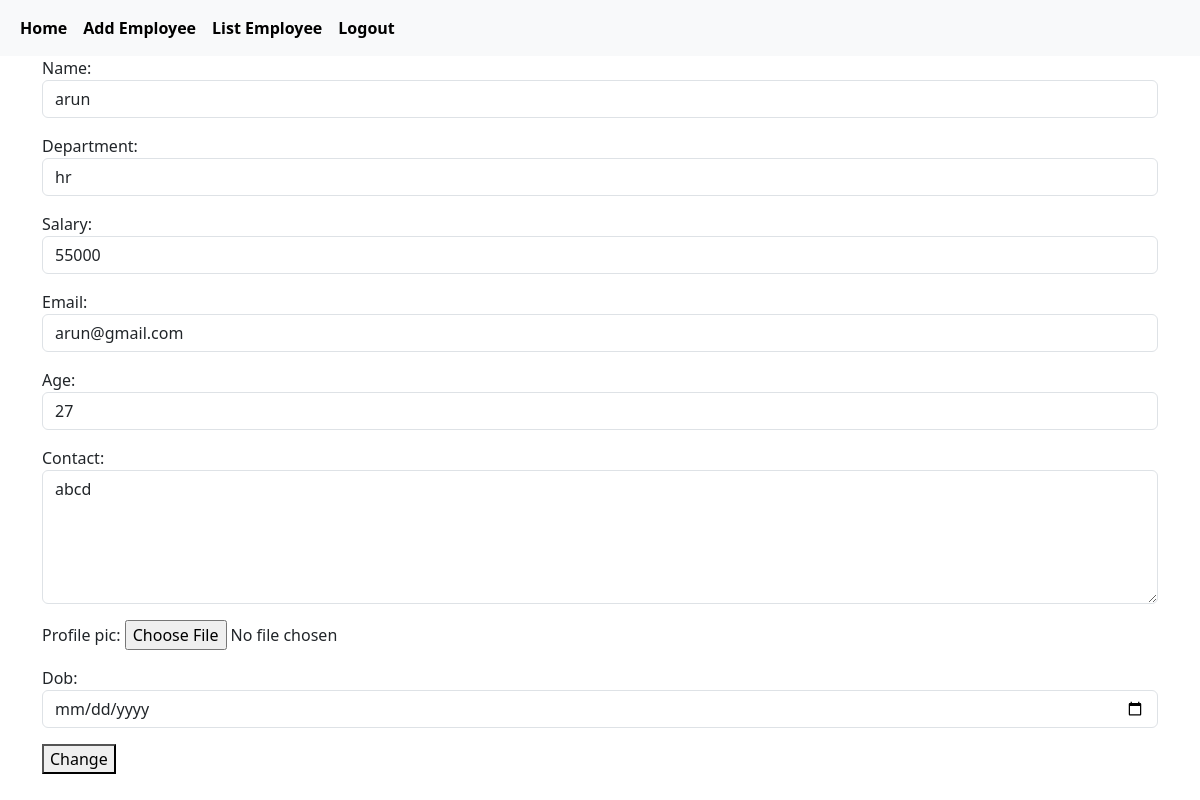
Screenshot of /employees/1/change (signed in) with the database file from the repository.
### crm/models.py (models this page shows, shortened)
class Employees(models.Model):
    name=models.CharField(max_length=200)
    department=models.CharField(max_length=200)
    salary=models.PositiveBigIntegerField()
    email=models.EmailField(unique=True)
    age=models.PositiveBigIntegerField()
    contact=models.CharField(max_length=200,null=True)
    profile_pic=models.ImageField(upload_to="images",null=True,blank=True)
    dob=models.DateField(null=True,blank=True)

### crm/views.py (the view, shortened to what this page needs)
# urls.py: path("employees/<int:pk>/change",views.EmployeeUpdateView.as_view(),name="emp-edit"),
@method_decorator(signin_required,name="dispatch")
class EmployeeUpdateView(View):
    def get(self,request,*args,**kwargs):
        id=kwargs.get("pk")
        obj=Employees.objects.get(id=id)
        form=EmployeeModelForm(instance=obj)
        return render(request,"emp_edit.html",{"form":form})

### crm/forms.py
class EmployeeModelForm(forms.ModelForm):
    class Meta:
        model=Employees
        fields="__all__"
        widgets={
            "name":forms.TextInput(attrs={"class":"form-control"}),
            "department":forms.TextInput(attrs={"class":"form-control"}),
            "salary":forms.NumberInput(attrs={"class":"form-control"}),
            "email":forms.EmailInput(attrs={"class":"form-control"}),
            "age":forms.NumberInput(attrs={"class":"form-control"}),
            "contact":forms.Textarea(attrs={"class":"form-control","rows":5}),
            "dob":forms.DateInput(attrs={"class":"form-control","type":"date"})
        }

### crm/views.py (called while the page is built)
def signin_required(fn):
    def wrapper(request,*args,**kwargs):
        if not request.user.is_authenticated:
            messages.error(request,"invalid session")
            return redirect("signin")
        else:
            return fn(request,*args,**kwargs)
    return wrapper

### crm/templates/emp_edit.html (shortened to what this page needs)
{%extends 'base.html'%}
{%block body_block%}
<div class="container">
    <form action="" method="post">
        {{form.as_p}}
        <button type="submit">Change</button>
    </form>
</div>
{%endblock%}

### rows the page displays
Employees: name "arun", department "hr", salary "55000", email "arun@gmail.com", age "27", contact "abcd"
